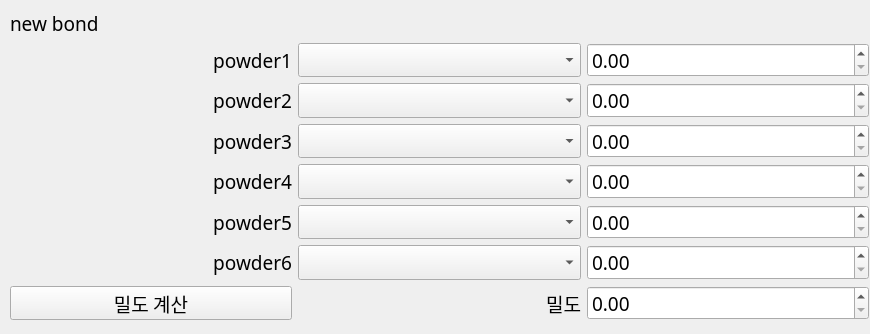
<?xml version="1.0" encoding="UTF-8"?>
<ui version="4.0">
 <class>Form</class>
 <widget class="QWidget" name="Form">
  <property name="geometry">
   <rect>
    <x>0</x>
    <y>0</y>
    <width>870</width>
    <height>334</height>
   </rect>
  </property>
  <property name="font">
   <font>
    <family>굴림</family>
    <pointsize>14</pointsize>
   </font>
  </property>
  <property name="windowTitle">
   <string>Form</string>
  </property>
  <widget class="QWidget" name="gridLayoutWidget">
   <property name="geometry">
    <rect>
     <x>10</x>
     <y>10</y>
     <width>859</width>
     <height>311</height>
    </rect>
   </property>
   <layout class="QGridLayout" name="gridLayout" columnstretch="1,1,1">
    <item row="9" column="2">
     <widget class="QDoubleSpinBox" name="doubleSpinBox_7"/>
    </item>
    <item row="1" column="0">
     <spacer name="verticalSpacer_5">
      <property name="orientation">
       <enum>Qt::Vertical</enum>
      </property>
      <property name="sizeHint" stdset="0">
       <size>
        <width>20</width>
        <height>40</height>
       </size>
      </property>
     </spacer>
    </item>
    <item row="0" column="0">
     <widget class="QLabel" name="label">
      <property name="text">
       <string>new bond</string>
      </property>
     </widget>
    </item>
    <item row="2" column="2">
     <widget class="QDoubleSpinBox" name="doubleSpinBox"/>
    </item>
    <item row="9" column="0">
     <widget class="QPushButton" name="item_loadBtn">
      <property name="text">
       <string>밀도 계산</string>
      </property>
     </widget>
    </item>
    <item row="2" column="0">
     <widget class="QLabel" name="label_20">
      <property name="text">
       <string>powder1</string>
      </property>
      <property name="alignment">
       <set>Qt::AlignRight|Qt::AlignTrailing|Qt::AlignVCenter</set>
      </property>
     </widget>
    </item>
    <item row="3" column="2">
     <widget class="QDoubleSpinBox" name="doubleSpinBox_2"/>
    </item>
    <item row="5" column="2">
     <widget class="QDoubleSpinBox" name="doubleSpinBox_4"/>
    </item>
    <item row="2" column="1">
     <widget class="QComboBox" name="groupComboBox">
      <item>
       <property name="text">
        <string/>
       </property>
      </item>
      <item>
       <property name="text">
        <string>co</string>
       </property>
      </item>
      <item>
       <property name="text">
        <string>fe</string>
       </property>
      </item>
      <item>
       <property name="text">
        <string>cu_300</string>
       </property>
      </item>
      <item>
       <property name="text">
        <string>cu_600</string>
       </property>
      </item>
      <item>
       <property name="text">
        <string>ni</string>
       </property>
      </item>
      <item>
       <property name="text">
        <string>cusn_67</string>
       </property>
      </item>
      <item>
       <property name="text">
        <string>cusn_80</string>
       </property>
      </item>
      <item>
       <property name="text">
        <string>sn_300</string>
       </property>
      </item>
      <item>
       <property name="text">
        <string>sn_600</string>
       </property>
      </item>
      <item>
       <property name="text">
        <string>w</string>
       </property>
      </item>
      <item>
       <property name="text">
        <string>wc</string>
       </property>
      </item>
      <item>
       <property name="text">
        <string>w2c</string>
       </property>
      </item>
      <item>
       <property name="text">
        <string>s</string>
       </property>
      </item>
      <item>
       <property name="text">
        <string>ag</string>
       </property>
      </item>
      <item>
       <property name="text">
        <string>zn</string>
       </property>
      </item>
     </widget>
    </item>
    <item row="4" column="2">
     <widget class="QDoubleSpinBox" name="doubleSpinBox_3"/>
    </item>
    <item row="7" column="2">
     <widget class="QDoubleSpinBox" name="doubleSpinBox_6"/>
    </item>
    <item row="6" column="2">
     <widget class="QDoubleSpinBox" name="doubleSpinBox_5"/>
    </item>
    <item row="3" column="0">
     <widget class="QLabel" name="label_27">
      <property name="text">
       <string>powder2</string>
      </property>
      <property name="alignment">
       <set>Qt::AlignRight|Qt::AlignTrailing|Qt::AlignVCenter</set>
      </property>
     </widget>
    </item>
    <item row="9" column="1">
     <widget class="QLabel" name="label_24">
      <property name="text">
       <string>밀도</string>
      </property>
      <property name="alignment">
       <set>Qt::AlignRight|Qt::AlignTrailing|Qt::AlignVCenter</set>
      </property>
     </widget>
    </item>
    <item row="8" column="0">
     <spacer name="verticalSpacer_6">
      <property name="orientation">
       <enum>Qt::Vertical</enum>
      </property>
      <property name="sizeHint" stdset="0">
       <size>
        <width>20</width>
        <height>40</height>
       </size>
      </property>
     </spacer>
    </item>
    <item row="4" column="0">
     <widget class="QLabel" name="label_22">
      <property name="text">
       <string>powder3</string>
      </property>
      <property name="alignment">
       <set>Qt::AlignRight|Qt::AlignTrailing|Qt::AlignVCenter</set>
      </property>
     </widget>
    </item>
    <item row="5" column="0">
     <widget class="QLabel" name="label_21">
      <property name="text">
       <string>powder4</string>
      </property>
      <property name="alignment">
       <set>Qt::AlignRight|Qt::AlignTrailing|Qt::AlignVCenter</set>
      </property>
     </widget>
    </item>
    <item row="6" column="0">
     <widget class="QLabel" name="label_23">
      <property name="text">
       <string>powder5</string>
      </property>
      <property name="alignment">
       <set>Qt::AlignRight|Qt::AlignTrailing|Qt::AlignVCenter</set>
      </property>
     </widget>
    </item>
    <item row="7" column="0">
     <widget class="QLabel" name="label_25">
      <property name="text">
       <string>powder6</string>
      </property>
      <property name="alignment">
       <set>Qt::AlignRight|Qt::AlignTrailing|Qt::AlignVCenter</set>
      </property>
     </widget>
    </item>
    <item row="3" column="1">
     <widget class="QComboBox" name="groupComboBox_2">
      <item>
       <property name="text">
        <string/>
       </property>
      </item>
      <item>
       <property name="text">
        <string>co</string>
       </property>
      </item>
      <item>
       <property name="text">
        <string>fe</string>
       </property>
      </item>
      <item>
       <property name="text">
        <string>cu_300</string>
       </property>
      </item>
      <item>
       <property name="text">
        <string>cu_600</string>
       </property>
      </item>
      <item>
       <property name="text">
        <string>ni</string>
       </property>
      </item>
      <item>
       <property name="text">
        <string>cusn_67</string>
       </property>
      </item>
      <item>
       <property name="text">
        <string>cusn_80</string>
       </property>
      </item>
      <item>
       <property name="text">
        <string>sn_300</string>
       </property>
      </item>
      <item>
       <property name="text">
        <string>sn_600</string>
       </property>
      </item>
      <item>
       <property name="text">
        <string>w</string>
       </property>
      </item>
      <item>
       <property name="text">
        <string>wc</string>
       </property>
      </item>
      <item>
       <property name="text">
        <string>w2c</string>
       </property>
      </item>
      <item>
       <property name="text">
        <string>s</string>
       </property>
      </item>
      <item>
       <property name="text">
        <string>ag</string>
       </property>
      </item>
      <item>
       <property name="text">
        <string>zn</string>
       </property>
      </item>
     </widget>
    </item>
    <item row="4" column="1">
     <widget class="QComboBox" name="groupComboBox_3">
      <item>
       <property name="text">
        <string/>
       </property>
      </item>
      <item>
       <property name="text">
        <string>co</string>
       </property>
      </item>
      <item>
       <property name="text">
        <string>fe</string>
       </property>
      </item>
      <item>
       <property name="text">
        <string>cu_300</string>
       </property>
      </item>
      <item>
       <property name="text">
        <string>cu_600</string>
       </property>
      </item>
      <item>
       <property name="text">
        <string>ni</string>
       </property>
      </item>
      <item>
       <property name="text">
        <string>cusn_67</string>
       </property>
      </item>
      <item>
       <property name="text">
        <string>cusn_80</string>
       </property>
      </item>
      <item>
       <property name="text">
        <string>sn_300</string>
       </property>
      </item>
      <item>
       <property name="text">
        <string>sn_600</string>
       </property>
      </item>
      <item>
       <property name="text">
        <string>w</string>
       </property>
      </item>
      <item>
       <property name="text">
        <string>wc</string>
       </property>
      </item>
      <item>
       <property name="text">
        <string>w2c</string>
       </property>
      </item>
      <item>
       <property name="text">
        <string>s</string>
       </property>
      </item>
      <item>
       <property name="text">
        <string>ag</string>
       </property>
      </item>
      <item>
       <property name="text">
        <string>zn</string>
       </property>
      </item>
     </widget>
    </item>
    <item row="5" column="1">
     <widget class="QComboBox" name="groupComboBox_4">
      <item>
       <property name="text">
        <string/>
       </property>
      </item>
      <item>
       <property name="text">
        <string>co</string>
       </property>
      </item>
      <item>
       <property name="text">
        <string>fe</string>
       </property>
      </item>
      <item>
       <property name="text">
        <string>cu_300</string>
       </property>
      </item>
      <item>
       <property name="text">
        <string>cu_600</string>
       </property>
      </item>
      <item>
       <property name="text">
        <string>ni</string>
       </property>
      </item>
      <item>
       <property name="text">
        <string>cusn_67</string>
       </property>
      </item>
      <item>
       <property name="text">
        <string>cusn_80</string>
       </property>
      </item>
      <item>
       <property name="text">
        <string>sn_300</string>
       </property>
      </item>
      <item>
       <property name="text">
        <string>sn_600</string>
       </property>
      </item>
      <item>
       <property name="text">
        <string>w</string>
       </property>
      </item>
      <item>
       <property name="text">
        <string>wc</string>
       </property>
      </item>
      <item>
       <property name="text">
        <string>w2c</string>
       </property>
      </item>
      <item>
       <property name="text">
        <string>s</string>
       </property>
      </item>
      <item>
       <property name="text">
        <string>ag</string>
       </property>
      </item>
      <item>
       <property name="text">
        <string>zn</string>
       </property>
      </item>
     </widget>
    </item>
    <item row="6" column="1">
     <widget class="QComboBox" name="groupComboBox_5">
      <item>
       <property name="text">
        <string/>
       </property>
      </item>
      <item>
       <property name="text">
        <string>co</string>
       </property>
      </item>
      <item>
       <property name="text">
        <string>fe</string>
       </property>
      </item>
      <item>
       <property name="text">
        <string>cu_300</string>
       </property>
      </item>
      <item>
       <property name="text">
        <string>cu_600</string>
       </property>
      </item>
      <item>
       <property name="text">
        <string>ni</string>
       </property>
      </item>
      <item>
       <property name="text">
        <string>cusn_67</string>
       </property>
      </item>
      <item>
       <property name="text">
        <string>cusn_80</string>
       </property>
      </item>
      <item>
       <property name="text">
        <string>sn_300</string>
       </property>
      </item>
      <item>
       <property name="text">
        <string>sn_600</string>
       </property>
      </item>
      <item>
       <property name="text">
        <string>w</string>
       </property>
      </item>
      <item>
       <property name="text">
        <string>wc</string>
       </property>
      </item>
      <item>
       <property name="text">
        <string>w2c</string>
       </property>
      </item>
      <item>
       <property name="text">
        <string>s</string>
       </property>
      </item>
      <item>
       <property name="text">
        <string>ag</string>
       </property>
      </item>
      <item>
       <property name="text">
        <string>zn</string>
       </property>
      </item>
     </widget>
    </item>
    <item row="7" column="1">
     <widget class="QComboBox" name="comboBox">
      <item>
       <property name="text">
        <string> </string>
       </property>
      </item>
      <item>
       <property name="text">
        <string>p2o5</string>
       </property>
      </item>
     </widget>
    </item>
   </layout>
  </widget>
 </widget>
 <resources/>
 <connections/>
</ui>
